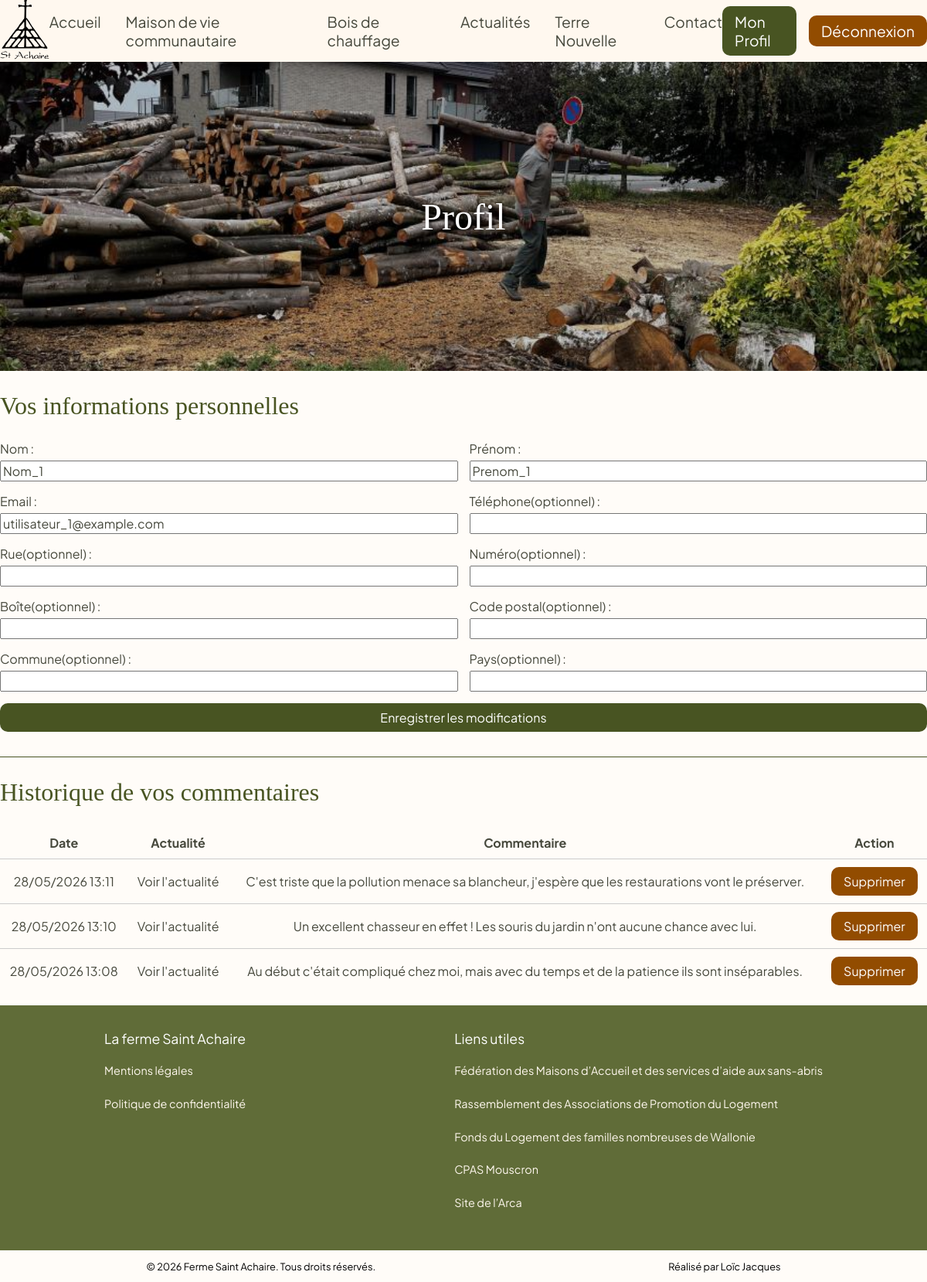
The app's page /profil (signed in) with its own data.
### tables this page shows
CREATE TABLE IF NOT EXISTS `commentaire` (
  `id` int NOT NULL AUTO_INCREMENT,
  `utilisateur_id` int DEFAULT NULL,
  `actualite_id` int NOT NULL,
  `message` varchar(250) NOT NULL,
  `date` datetime NOT NULL DEFAULT CURRENT_TIMESTAMP,
  PRIMARY KEY (`id`),
  KEY `utilisateur_id` (`utilisateur_id`),
  KEY `actualite_id` (`actualite_id`),
  KEY `date` (`date`)
);

### controleurs/controleur_profil.php (called while the page is built, shortened)
<?php
require_once MODELE . 'crud/commentaire.php';
$commentaires = commentaireUtilisateur($_SESSION['utilisateur']['id']);
include(VUES . 'profil.php');
?>

### modele/crud/commentaire.php (called while the page is built, shortened)
<?php
function commentaireUtilisateur($utilisateur_id) {
    global $connexionBdd;
    $condition = ($utilisateur_id === '---') ? "utilisateur_id IS NULL" : "utilisateur_id = :utilisateur_id";
    $param = ($utilisateur_id === '---') ? [] : [':utilisateur_id' => $utilisateur_id];
    $requete = $connexionBdd->prepare("SELECT * FROM commentaire WHERE $condition ORDER BY date DESC");
    $requete->execute($param);
    return $requete->fetchAll(PDO::FETCH_ASSOC);
}
?>

### vues/profil.php (the view, shortened to what this page needs)
<!DOCTYPE html>
<html lang="fr">
<head>
    <link rel="stylesheet" href="/public/style/style.css">
    <link rel="stylesheet" href="/public/style/profil.css">
</head>
<body>
    <?php include VUES . 'header_footer/header.php'; ?>
	<main>
		<section class="hero profil-hero">
			<h1>Profil</h1>
		</section>
		<section class="profil-infos">
			<h2>Vos informations personnelles</h2>
			<form action="profil" method="post">
				<div class="champ">
					<label for="nom">Nom :</label>
					<input type="text" id="nom" name="nom" value="<?= $_SESSION['utilisateur']['nom'] ?>" required>
				</div>
				<div class="champ">
					<label for="prenom">Prénom :</label>
					<input type="text" id="prenom" name="prenom" value="<?= $_SESSION['utilisateur']['prenom'] ?>" required>
				</div>
				<div class="champ">
					<label for="email">Email :</label>
					<input type="email" id="email" name="email" value="<?= $_SESSION['utilisateur']['email'] ?>" required>
				</div>
				<div class="champ">
					<label for="tel">Téléphone(optionnel) :</label>
					<input type="tel" id="tel" name="tel" value="<?= $_SESSION['utilisateur']['tel'] ?>">
				</div>
				<div class="champ">
					<label for="rue">Rue(optionnel) :</label>
					<input type="text" id="rue" name="rue" value="<?= $_SESSION['utilisateur']['rue'] ?>">
				</div>
				<div class="champ">
					<label for="numero">Numéro(optionnel) :</label>
					<input type="text" id="numero" name="numero" value="<?= $_SESSION['utilisateur']['numero'] ?>">
				</div>
				<div class="champ">
					<label for="boite">Boîte(optionnel) :</label>
					<input type="text" id="boite" name="boite" value="<?= $_SESSION['utilisateur']['boite'] ?>">
				</div>
				<div class="champ">
					<label for="code_postal">Code postal(optionnel) :</label>
					<input type="text" id="code_postal" name="code_postal" value="<?= $_SESSION['utilisateur']['code_postal'] ?>">
				</div>
				<div class="champ">
					<label for="commune">Commune(optionnel) :</label>
					<input type="text" id="commune" name="commune" value="<?= $_SESSION['utilisateur']['commune'] ?>">
				</div>
				<div class="champ">
					<label for="pays">Pays(optionnel) :</label>
					<input type="text" id="pays" name="pays" value="<?= $_SESSION['utilisateur']['pays'] ?>">
				</div>
				<button class="btn-secondaire" type="submit" name="modifier_profil">Enregistrer les modifications</button>
			</form>
		</section>
		<section class="historique">
			<h2>Historique de vos commentaires</h2>
			<?php if (empty($commentaires)) : ?>
				<p>Vous n'avez pas encore de commentaires.</p>
			<?php else : ?>
				 <table>
					<thead>
						<tr>
							<th>Date</th>
							<th>Actualité</th>
							<th>Commentaire</th>
							<th>Action</th>
						</tr>
					</thead>
					<tbody>
						<?php foreach ($commentaires as $commentaire) : ?>
							<tr>
								<td><?=  date('d/m/Y H:i', strtotime($commentaire['date'])) ?></td>
								<td><a href="/actualite/<?= $commentaire['actualite_id'] ?>">Voir l'actualité</a></td>
								<td><?= nl2br(htmlspecialchars($commentaire['message'])) ?></td>
								<td>
									<form action="/profil" method="post">
										<button class="btn-primaire" type="submit" name="supprimer_commentaire">Supprimer</button>
									</form>
								</td>
							</tr>
						<?php endforeach; ?>
					</tbody>
				</table>
			<?php endif; ?>
		</section>
	</main>
	<?php include VUES . 'header_footer/footer.php'; ?>
</body>
</html>

### public/style/style.css (style rules this page uses)
:root { --couleur-blanc-mat: #fff8ef; --couleur-vert: #485422; --couleur-brun: #924c00; --fond-footer: #606c38; --font-titre: "Tinos", serif; --font-texte: "Plus Jakarta Sans", sans-serif; --couleur-texte: #46483c; }
body { background-color: color-mix( in srgb, var(--couleur-blanc-mat) 40%, transparent ); font-family: var(--font-texte); margin: 0; padding: 0; font-size: 1rem; color: var(--couleur-texte); }
button, input, select, textarea { font-family: inherit; font-size: inherit; color: inherit; }
button { appearance: none; -webkit-appearance: none; box-shadow: none; background: none; border: none; }
.btn-primaire { display: inline-flex; align-items: center; justify-content: center; padding: 0.5rem 1rem; background-color: var(--couleur-brun); color: white; border-radius: 10px; border: none; }
.btn-secondaire { display: inline-flex; align-items: center; justify-content: center; padding: 0.5rem 1rem; background-color: var(--couleur-vert); color: white; border-radius: 10px; }
a { text-decoration: none; color: var(--couleur-texte); }
h1, h2, h3, h4, h5, h6 { font-family: var(--font-titre); color: var(--couleur-vert); font-weight: 400; }
h2 { font-size: 2rem; }
section.hero { display: flex; justify-content: center; align-items: center; height: 50vh; width: 100%; background-size: cover; background-position: center; }
section.hero h1 { font-size: 3rem; color: white; text-shadow: 2px 2px 4px rgba(0, 0, 0, 0.7); }

### public/style/profil.css (style rules this page uses)
.profil-hero { background-image: linear-gradient(rgba(0, 0, 0, 0.2), rgba(0, 0, 0, 0.2)), url("/public/images/site/bois.jpeg"); }
.profil-infos { max-width: 1400px; margin: 0 auto; border-bottom: 1px solid var(--couleur-vert); padding-bottom: 2rem; }
.profil-infos form { display: grid; grid-template-columns: 1fr 1fr; gap: 15px; }
.champ { display: flex; flex-direction: column; gap: 5px; }
.profil-infos button { grid-column: span 2; }
.historique { max-width: 1400px; margin: 0 auto; margin-bottom: 1rem; }
table { width: 100%; border-collapse: collapse; text-align: center; }
table td, table th { border-bottom: 1px solid #ccc; padding: 10px; }
table tr:last-child td { border-bottom: none; }

### records on screen
commentaire: date "28/05/2026 13:11", message "C'est triste que la pollution menace sa blancheur, j'espère que les restaurations vont le préserver."
commentaire: date "28/05/2026 13:10", message "Un excellent chasseur en effet ! Les souris du jardin n'ont aucune chance avec lui."
commentaire: date "28/05/2026 13:08", message "Au début c'était compliqué chez moi, mais avec du temps et de la patience ils sont inséparables."
